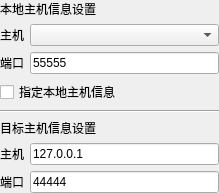
<?xml version="1.0" encoding="UTF-8"?>
<ui version="4.0">
 <class>SAKTcpClientDeviceController</class>
 <widget class="QWidget" name="SAKTcpClientDeviceController">
  <property name="geometry">
   <rect>
    <x>0</x>
    <y>0</y>
    <width>219</width>
    <height>174</height>
   </rect>
  </property>
  <property name="windowTitle">
   <string>Form</string>
  </property>
  <layout class="QGridLayout" name="gridLayout">
   <property name="leftMargin">
    <number>0</number>
   </property>
   <property name="topMargin">
    <number>0</number>
   </property>
   <property name="rightMargin">
    <number>0</number>
   </property>
   <property name="bottomMargin">
    <number>0</number>
   </property>
   <item row="7" column="1">
    <widget class="QLineEdit" name="targetPortLineEdit">
     <property name="text">
      <string>44444</string>
     </property>
    </widget>
   </item>
   <item row="7" column="0">
    <widget class="QLabel" name="label_2">
     <property name="text">
      <string>端口</string>
     </property>
    </widget>
   </item>
   <item row="1" column="1">
    <widget class="QComboBox" name="localhostComboBox"/>
   </item>
   <item row="6" column="1">
    <widget class="QLineEdit" name="targetHostLineEdit">
     <property name="text">
      <string>127.0.0.1</string>
     </property>
    </widget>
   </item>
   <item row="5" column="0" colspan="2">
    <widget class="QLabel" name="label_6">
     <property name="text">
      <string>目标主机信息设置</string>
     </property>
    </widget>
   </item>
   <item row="6" column="0">
    <widget class="QLabel" name="label">
     <property name="text">
      <string>主机</string>
     </property>
    </widget>
   </item>
   <item row="2" column="1">
    <widget class="QLineEdit" name="localPortlineEdit">
     <property name="text">
      <string>55555</string>
     </property>
    </widget>
   </item>
   <item row="3" column="0" colspan="2">
    <widget class="QCheckBox" name="enableLocalSettingCheckBox">
     <property name="text">
      <string>指定本地主机信息</string>
     </property>
    </widget>
   </item>
   <item row="1" column="0">
    <widget class="QLabel" name="label_3">
     <property name="text">
      <string>主机</string>
     </property>
    </widget>
   </item>
   <item row="2" column="0">
    <widget class="QLabel" name="label_4">
     <property name="text">
      <string>端口</string>
     </property>
    </widget>
   </item>
   <item row="0" column="0" colspan="2">
    <widget class="QLabel" name="label_5">
     <property name="text">
      <string>本地主机信息设置</string>
     </property>
    </widget>
   </item>
   <item row="4" column="0" colspan="2">
    <widget class="Line" name="line">
     <property name="orientation">
      <enum>Qt::Horizontal</enum>
     </property>
    </widget>
   </item>
  </layout>
 </widget>
 <resources/>
 <connections/>
</ui>
